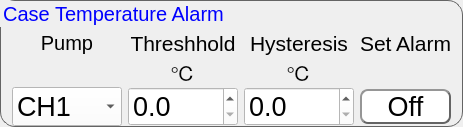
         <widget class="QGroupBox" name="groupBox_8">
          <property name="styleSheet">
           <string notr="true">QGroupBox{
border-color: rgb(100, 100, 100);
border-width: 1px;        
border-style: solid;
border-radius: 15px;
font: 20px;
}
QGroupBox:title{
color: rgb(0, 0, 255);
}</string>
          </property>
          <property name="title">
           <string>Case Temperature Alarm</string>
          </property>
          <layout class="QGridLayout" name="gridLayout_9">
           <property name="topMargin">
            <number>30</number>
           </property>
           <property name="bottomMargin">
            <number>0</number>
           </property>
           <property name="horizontalSpacing">
            <number>6</number>
           </property>
           <property name="verticalSpacing">
            <number>0</number>
           </property>
           <item row="2" column="0">
            <widget class="QComboBox" name="alm_4">
             <property name="font">
              <font>
               <pointsize>20</pointsize>
              </font>
             </property>
             <property name="styleSheet">
              <string notr="true">background-color: rgb(255, 255, 255);</string>
             </property>
             <item>
              <property name="text">
               <string>CH1</string>
              </property>
             </item>
             <item>
              <property name="text">
               <string>CH2</string>
              </property>
             </item>
             <item>
              <property name="text">
               <string>CH3</string>
              </property>
             </item>
             <item>
              <property name="text">
               <string>CH4</string>
              </property>
             </item>
            </widget>
           </item>
           <item row="0" column="1">
            <widget class="QLabel" name="label_49">
             <property name="minimumSize">
              <size>
               <width>110</width>
               <height>0</height>
              </size>
             </property>
             <property name="font">
              <font>
               <pointsize>16</pointsize>
              </font>
             </property>
             <property name="text">
              <string>Threshhold</string>
             </property>
             <property name="alignment">
              <set>Qt::AlignCenter</set>
             </property>
            </widget>
           </item>
           <item row="0" column="2">
            <widget class="QLabel" name="label_50">
             <property name="minimumSize">
              <size>
               <width>110</width>
               <height>0</height>
              </size>
             </property>
             <property name="font">
              <font>
               <pointsize>16</pointsize>
              </font>
             </property>
             <property name="text">
              <string>Hysteresis</string>
             </property>
             <property name="alignment">
              <set>Qt::AlignCenter</set>
             </property>
            </widget>
           </item>
           <item row="0" column="3">
            <widget class="QLabel" name="label_51">
             <property name="font">
              <font>
               <pointsize>16</pointsize>
              </font>
             </property>
             <property name="text">
              <string>Set Alarm</string>
             </property>
             <property name="alignment">
              <set>Qt::AlignCenter</set>
             </property>
            </widget>
           </item>
           <item row="2" column="2">
            <widget class="QDoubleSpinBox" name="alm_hys_4">
             <property name="font">
              <font>
               <pointsize>20</pointsize>
              </font>
             </property>
             <property name="styleSheet">
              <string notr="true">background-color: rgb(255, 255, 255);</string>
             </property>
             <property name="decimals">
              <number>1</number>
             </property>
            </widget>
           </item>
           <item row="2" column="3">
            <widget class="QPushButton" name="alm_set_4">
             <property name="font">
              <font>
               <pointsize>20</pointsize>
              </font>
             </property>
             <property name="styleSheet">
              <string notr="true">QPushButton{
	border-color: rgb(100, 100, 100);
	font: 20pt &quot;MS Shell Dlg 2&quot;;
	border-width: 2px;        
	border-style: outset;
	border-radius: 8px;
	background-color: rgb(255, 255, 255);
}
QPushButton:hover{
	background-color: rgb(225, 240, 255);
}
QPushButton:pressed{
	background-color: rgb(245, 245, 245);
}
</string>
             </property>
             <property name="text">
              <string>Off</string>
             </property>
             <property name="checkable">
              <bool>true</bool>
             </property>
            </widget>
           </item>
           <item row="2" column="1">
            <widget class="QDoubleSpinBox" name="alm_th_4">
             <property name="font">
              <font>
               <pointsize>20</pointsize>
              </font>
             </property>
             <property name="styleSheet">
              <string notr="true">background-color: rgb(255, 255, 255);</string>
             </property>
             <property name="decimals">
              <number>1</number>
             </property>
            </widget>
           </item>
           <item row="1" column="1">
            <widget class="QLabel" name="label_69">
             <property name="sizePolicy">
              <sizepolicy hsizetype="Fixed" vsizetype="Fixed">
               <horstretch>0</horstretch>
               <verstretch>0</verstretch>
              </sizepolicy>
             </property>
             <property name="minimumSize">
              <size>
               <width>110</width>
               <height>0</height>
              </size>
             </property>
             <property name="font">
              <font>
               <pointsize>16</pointsize>
              </font>
             </property>
             <property name="text">
              <string>&lt;span&gt;&amp;#8451;&lt;span&gt;</string>
             </property>
             <property name="alignment">
              <set>Qt::AlignCenter</set>
             </property>
            </widget>
           </item>
           <item row="1" column="2">
            <widget class="QLabel" name="label_70">
             <property name="font">
              <font>
               <pointsize>16</pointsize>
              </font>
             </property>
             <property name="text">
              <string>&lt;span&gt;&amp;#8451;&lt;span&gt;</string>
             </property>
             <property name="alignment">
              <set>Qt::AlignCenter</set>
             </property>
            </widget>
           </item>
           <item row="0" column="0">
            <widget class="QLabel" name="label_52">
             <property name="sizePolicy">
              <sizepolicy hsizetype="Preferred" vsizetype="Fixed">
               <horstretch>0</horstretch>
               <verstretch>0</verstretch>
              </sizepolicy>
             </property>
             <property name="minimumSize">
              <size>
               <width>110</width>
               <height>0</height>
              </size>
             </property>
             <property name="font">
              <font>
               <pointsize>15</pointsize>
              </font>
             </property>
             <property name="autoFillBackground">
              <bool>false</bool>
             </property>
             <property name="text">
              <string>Pump</string>
             </property>
             <property name="alignment">
              <set>Qt::AlignCenter</set>
             </property>
            </widget>
           </item>
          </layout>
         </widget>
